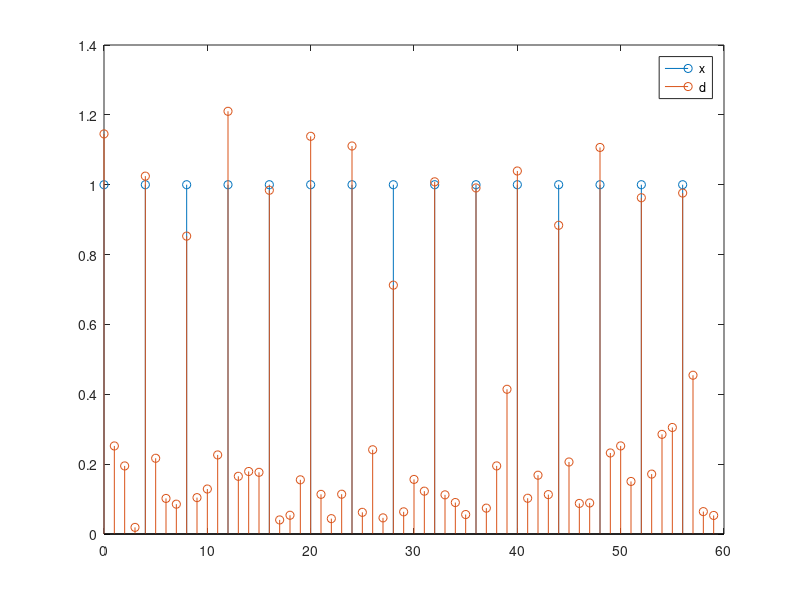
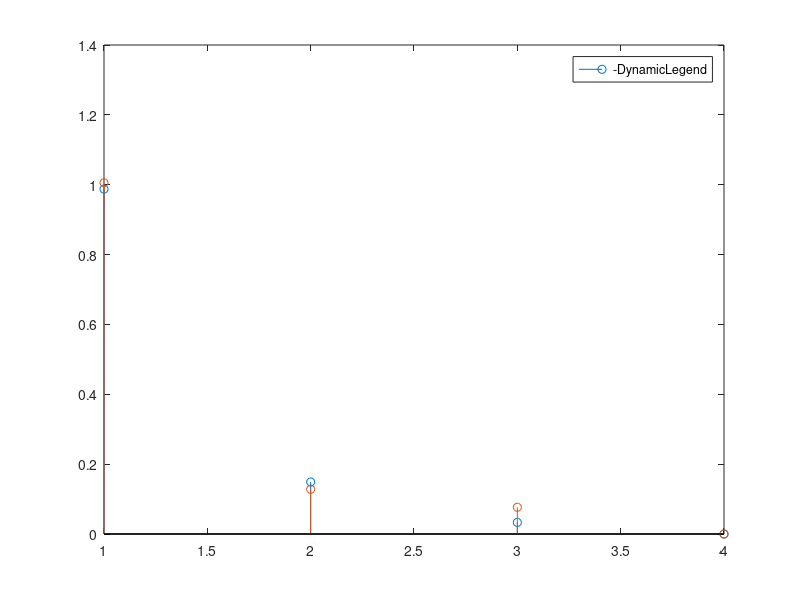

MATLAB code for these plots, in order: (Note: this script raises an error after producing the figures.)
%% Impulse response estimation
% We are at the receiver, we know what the sender is sending and we try to
% estimate it with the LS method (for reference, see page 244).

% Note: As the receiver, we do _not_ know neither N_h nor sigma_w

clear all
close all
clc

% To observe L samples, we need to send L+N-1 samples of the training
% sequence {x(0), ..., x((N-1)+(L-1))}
% TODO Try multiple combinations. Generally, L = 2*N
L = 15; % Length of the observation
N = 3; % Supposed length of the impulse response of the channel
% Supposed length of the impulse response of the channel in each polyphase branch
% the number of branches that have a coefficient less than the other
% branches is
n_short = mod(4-N, 4);
% then the number of coefficients in each branch is
N_branch(1:4-n_short) = ceil(N/4);
N_branch(4-n_short + 1:4) = ceil(N/4) - 1;


%% Generate training sequence
% The x sequence must be a partially repeated M-L sequence of length L. We
% need it to have size L+N-1.
% this holds for L = 15
r = log2(L+1);
p = zeros(L,1);
p(1:r) = ones(1,r).'; % Set arbitrary initial condition
for l = r+1:(L)
    p(l) = xor(p(l-3), p(l-4)); % -1, -2 for L=3
end
clear l

x = [p; p(1:N_branch-1)];
x(x == 0) = -1;

%% Generate gi

N_h = 3; % just to keep things simple, CHANGE IT to 3 when ready
a_dopp = [1, -4.4153, 8.6283, -9.4592, 6.1051, -1.3542, -3.3622, 7.2390, ...
    -7.9361, 5.1221, -1.8401, 2.8706e-1];
b_dopp = [1.3651e-4, 8.1905e-4, 2.0476e-3, 2.7302e-3, 2.0476e-3, 9.0939e-4, ...
    6.7852e-4, 1.3550e-3, 1.8076e-3, 1.3550e-3, 5.3726e-4, 6.1818e-5, -7.1294e-5, ...
    -9.5058e-5, -7.1294e-5, -2.5505e-5, 1.3321e-5, 4.5186e-5, 6.0248e-5, 4.5186e-5, ...
    1.8074e-5, 3.0124e-6];
[h_dopp, t_dopp] = impz(b_dopp, a_dopp);
Tc = 1; % This is the smallest time interval we want to simulate
T = 4*Tc;   % Time sampling interval of the input of the channel
Kdb = 3; % 3 dB
K = 10^(Kdb/10);
fd = 5*10^-3/T; % doppler frequency
Tq = Tc; % Fundamental sampling time. This is the same as Tc, right???
% We stick to anastasopolous chugg paper (1997) and choose Tp such that
% fd*Tp = 0.1
tau_rms = 0.3*T;  % Tc = 1, as it is the fundamental sampling time
tau = 0:Tc:N_h-1;
Tp = 1/10 * (1/fd) * Tq; % Sampling time used for filtering the white noise
pdp_gauss = 1/tau_rms * exp(-tau/tau_rms);

C = sqrt(K/(K+1));
% normalize pdp: it must be sum(E[|gtilde_i|^2]) = 1 - C^2
pdp_gauss = pdp_gauss.*(1-C^2)/sum(pdp_gauss);

M_d = sum(pdp_gauss);

snr = 10; % db
snr_lin = 10^(snr/10);
sigma_w = 1/(T/Tc*snr); % the PN sequence has power 1


fprintf('fd * Tp = %d \n', Tp*fd);
g_samples_needed = 200000; % Some will be dropped because of transient
w_samples_needed = ceil(g_samples_needed / Tp);
transient = ceil(g_samples_needed/4);

% Generate complex-valued Gaussian white noise with zero mean and unit
% variance
%rng('default');
g_mat = zeros(N_h, g_samples_needed - transient);
for ray = 1:N_h
    w = wgn(w_samples_needed,1,0,'complex');
    fprintf('variance of white noise=%d \n', var(w))
    % Filter the wgn with a narrowband filter. The filter will have the
    % classical Doppler spectrum in the frequency domain, with f_d * Tc = 1.25*10^-3
    % By using the approach suggested in anastchugg97 we use an iir filter
    % with known coefficients which is the convolution of a Cheby lowpass and a shaping filter.
    % Note that it is
    % possible to initialize properly the filters, consider doing it in
    % following versions since it allows to start in steady state conditions
    % and avoid dropping about many samples (it is a very cool thing!)
    gprime = filter(b_dopp, a_dopp, w);
    fprintf('g %d after iterpolation has mean %d and variance %d  \n', ray, mean(gprime), var(gprime));
    %Gpr = fft(gprime);
    %figure, plot(20*log10(abs(Gpr)))
    
    % Interpolation
    t = 1:length(gprime);
    t_fine = Tq/Tp:Tq/Tp:length(gprime);
    
    g_fine = interp1(t, gprime, t_fine, 'spline');
    fprintf('g %d after iterpolation has mean %d and variance %d  \n', ray, mean(g_fine), var(g_fine));
    % Drop the transient
    g_mat(ray, :) = g_fine(transient+1:end);
end

% Energy scaling
for k = 1:N_h
    g_mat(k, :) = g_mat(k, :)*sqrt(pdp_gauss(k));
end

% Only for LOS component
g_mat(1, :) = g_mat(1, :) + C;

clear a_dopp b_dopp g_fine gprime h_dopp pdp_gauss t_dopp t_fine g_samples_needed w_samples_needed

%% Generate desired signal via a polyphase implementation
%!!! This implementation works for N_h <= 4 !!!

d = zeros(T*length(x),1);
g_used_coeff = zeros(4, length(x)); % check these dimensions
for k = 0:length(x)-1
    % Generate white noise
    w = wgn(4, 1, 10*log10(sigma_w), 'complex');
    for idx = 0:4-1 % actually idx varies between 0 and 4 since there are four branches
        if (idx < N_h)
            d(k*T + idx*Tc + 1) = g_mat(idx+1,k*T + idx*Tc+1) * x(k+1) + w(idx+1);
            % store the coefficient actually used, it will be useful later on
            g_used_coeff(idx + 1, k + 1) = g_mat(idx+1,k*T + idx*Tc+1);
        else
            d(k*T + idx*Tc + 1) = 0 + w(idx+1); % no ray, just the noise
            g_used_coeff(idx + 1, k + 1) = 0;
        end
    end
end

% remove the coefficients of the transient from the g_used_coeff matrix
g_used_coeff = g_used_coeff(:, max(N_branch) - 1 + 1:end); % N-1 is the max transient, +1 because of MATLAB

% create four different d_i vector, by sampling at step 4 the complete vector
% d. Each of them is the output of the polyphase brach at "lag" i
d_poly = zeros(length(d)/4, 4); % each column is a d_i
for idx  = 1:4
    d_poly(:, idx) = d(idx:4:end);
end

figure, stem(0:T:(length(d)-1), abs(x)), hold on, stem(0:Tc:length(d)-1, abs(d));
legend('x', 'd');

% Using the data matrix (page 246), easier implementation
h_hat = zeros(4,max(N_branch)); % estimate 4 polyphase represantations
% this matrix is dimensioned to have the maximum number of coefficients
% for each of the four branch, the unused (i.e. unestimated) ones will be
% left zero
for idx = 1:4
    if N_branch(idx) > 0
        I = zeros(L,N_branch(idx));
        for column = 1:N_branch(idx)
            I(:,column) = x(N_branch(idx)-column+1:(N_branch(idx)+L-column));
        end
        o = d_poly(N_branch(idx):N_branch(idx) + L - 1, idx);
        
        Phi = I'*I;
        theta = I'*o;
        
        h_hat(idx, :) = inv(Phi) * theta;
    end % if N_branch is 0 don't estimate and leave hhat to 0
end

% compute the mean coefficient of impulse response of each ray over the interval
% of interest of L samples in order to compare them with the estimated
% impulse response
h_mean = mean(g_used_coeff, 2);

figure, stem(abs(h_mean), 'DisplayName', 'First coefficient of each poly branch (mean)')
legend('-DynamicLegend'), hold on,
for k = 2:N_branch
    stem(zeros(4,1), 'DisplayName', strcat(num2str(k), ' coefficient of each poly branch'))
    legend('-DynamicLegend'), hold on,
end
for k = 1:N_branch
    stem(abs(h_hat(:, k)), 'DisplayName', 'hhat')
    legend('-DynamicLegend')
end
ax = gca; ax.XTick = 1:4;
xlim([0.5, 4.5])

% compute

% just to ease computation set to 0 the unused coefficients
% reshape hhat and h_mean
h_hat_array = reshape(h_hat, 4*max(N_branch), 1); % this vector represents
% the estimated hhat_i for n = 0, 1, ... N - 1. Its length is actually more
% than N, but the last elements are just 0, therefore they can be removed
h_hat_array = h_hat_array(1:N);
h_mean_array = h_mean(1:N_h);
% the vector to which I compare the estimate has length N_h, I should
% resize the shortest vector to have the same length of the other by adding
% some 0
if N < N_h
    h_hat_array = [h_hat_array; zeros(N_h - N, 1)];
elseif N > N_h
    h_mean_array = [h_mean_array; zeros(N - N_h, 1)];
end % if N=N_h already ok
errorpower = sum(abs(h_hat_array - h_mean_array).^2);



%% Repeat the estimate 1000 times (note, this will be influenced by the actual
% choice of N and L
numsim = 1000;

hhat_mat = zeros(4*max(N_branch), numsim);
errorpower_array = zeros(1, numsim);
for simiter = 1:numsim
    disp(simiter);
    
    % it would be better to generate d offline?
    d = zeros(T*length(x),1);
    g_used_coeff = zeros(4, length(x)); % check these dimensions
    for k = 0:length(x)-1
        % Generate white noise
        w = wgn(4, 1, 10*log10(sigma_w), 'complex');
        for idx = 0:4-1 % actually idx varies between 0 and 4 since there are four branches
            if (idx < N_h)
                d(k*T + idx*Tc + 1) = g_mat(idx+1,k*T + idx*Tc+1) * x(k+1) + w(idx+1);
            else
                d(k*T + idx*Tc + 1) = 0 + w(idx+1); % no ray, just the noise
            end
        end
    end
    
    % create four different d_i vector, by sampling at step 4 the complete vector
    % d. Each of them is the output of the polyphase brach at "lag" i
    d_poly = zeros(length(d)/4, 4); % each column is a d_i
    for idx  = 1:4
        d_poly(:, idx) = d(idx:4:end);
    end
    
    % Using the data matrix (page 246), easier implementation
    h_hat = zeros(4,max(N_branch)); % estimate 4 polyphase represantations
    % this matrix is dimensioned to have the maximum number of coefficients
    % for each of the four branch, the unused (i.e. unestimated) ones will be
    % left zero
    for idx = 1:4
        if N_branch(idx) > 0
            I = zeros(L,N_branch(idx));
            for column = 1:N_branch(idx)
                I(:,column) = x(N_branch(idx)-column+1:(N_branch(idx)+L-column));
            end
            o = d_poly(N_branch(idx):N_branch(idx) + L - 1, idx);
            
            Phi = I'*I;
            theta = I'*o;
            
            h_hat(idx, :) = inv(Phi) * theta;
        end % if N_branch is 0 don't estimate and leave hhat to 0
    end
    hhat_mat(:, simiter) = reshape(h_hat, 4*max(N_branch), 1);
    
    
    % just to ease computation set to 0 the unused coefficients
    % reshape hhat and h_mean
    h_hat_array = reshape(h_hat, 4*max(N_branch), 1); % this vector represents
    % the estimated hhat_i for n = 0, 1, ... N - 1. Its length is actually more
    % than N, but the last elements are just 0, therefore they can be removed
    h_hat_array = h_hat_array(1:N);
    h_mean_array = h_mean(1:N_h);
    % the vector to which I compare the estimate has length N_h, I should
    % resize the shortest vector to have the same length of the other by adding
    % some 0
    if N < N_h
        h_hat_array = [h_hat_array; zeros(N_h - N, 1)];
    elseif N > N_h
        h_mean_array = [h_mean_array; zeros(N - N_h, 1)];
    end % if N=N_h already ok
    errorpower_array(simiter) = sum(abs(h_hat_array - h_mean_array).^2);
end

hhat_array_est = mean(hhat_mat, 2);
% reshape it
hhat_mat_mean = reshape(hhat_array_est, 4, max(N_branch));


figure, stem(abs(h_mean), 'DisplayName', 'First coefficient of each poly branch (mean)')
legend('-DynamicLegend'), hold on,
for k = 2:N_branch
    stem(zeros(4,1), 'DisplayName', strcat(num2str(k), ' coefficient of each poly branch'))
    legend('-DynamicLegend'), hold on,
end
for k = 1:N_branch
    stem(abs(hhat_mat_mean(:, k)), 'DisplayName', 'hhat')
    legend('-DynamicLegend')
end
ax = gca; ax.XTick = 1:4;
xlim([0.5, 4.5])
title('mean of hhat over 1000 estimates')

% an estimate of E(|hhat - h|^2) over 1000 realizations could be given by
% the mean of E at each iteration
errorpower_est = mean(errorpower_array);
